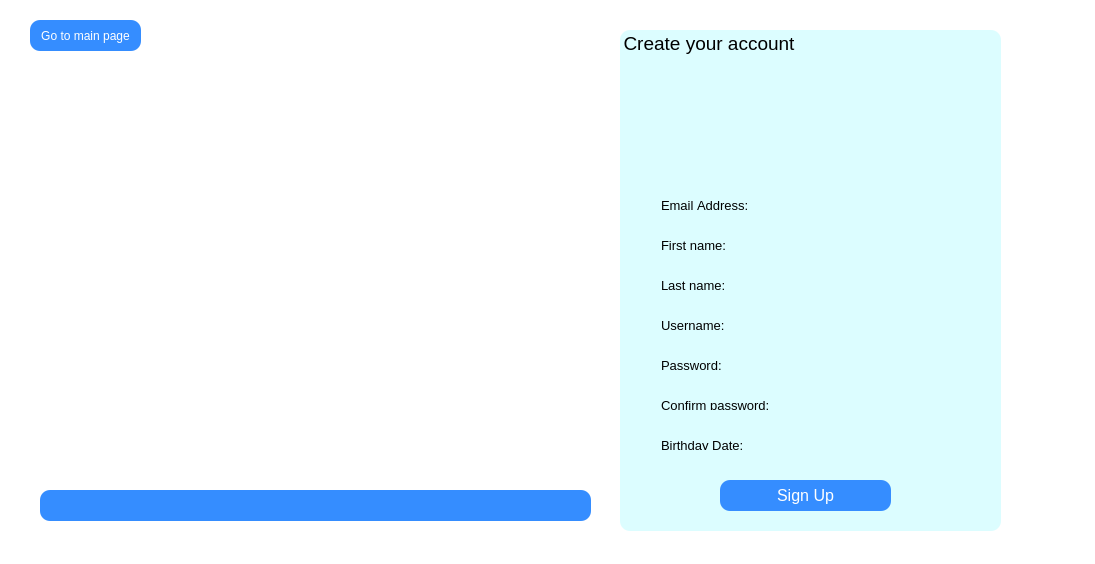
<?xml version="1.0" encoding="UTF-8"?>
<ui version="4.0">
 <class>Sign_Up</class>
 <widget class="QWidget" name="Sign_Up">
  <property name="geometry">
   <rect>
    <x>0</x>
    <y>0</y>
    <width>1095</width>
    <height>564</height>
   </rect>
  </property>
  <property name="windowTitle">
   <string>Sign_Up</string>
  </property>
  <property name="styleSheet">
   <string notr="true">background:rgb(255, 255, 255)</string>
  </property>
  <widget class="QGroupBox" name="groupBox">
   <property name="geometry">
    <rect>
     <x>620</x>
     <y>30</y>
     <width>381</width>
     <height>501</height>
    </rect>
   </property>
   <property name="font">
    <font>
     <pointsize>14</pointsize>
    </font>
   </property>
   <property name="styleSheet">
    <string notr="true">background-color: rgb(220, 253, 255);
border-radius: 10px;</string>
   </property>
   <property name="title">
    <string>Create your account</string>
   </property>
   <widget class="QWidget" name="layoutWidget">
    <property name="geometry">
     <rect>
      <x>30</x>
      <y>280</y>
      <width>311</width>
      <height>31</height>
     </rect>
    </property>
    <layout class="QHBoxLayout" name="horizontalLayout_4">
     <item>
      <widget class="QLabel" name="userNameLabel">
       <property name="font">
        <font>
         <pointsize>10</pointsize>
         <weight>50</weight>
         <bold>false</bold>
         <kerning>false</kerning>
        </font>
       </property>
       <property name="layoutDirection">
        <enum>Qt::LeftToRight</enum>
       </property>
       <property name="text">
        <string>Username: </string>
       </property>
       <property name="alignment">
        <set>Qt::AlignLeading|Qt::AlignLeft|Qt::AlignVCenter</set>
       </property>
      </widget>
     </item>
     <item>
      <widget class="QLineEdit" name="userNameText">
       <property name="styleSheet">
        <string notr="true">border-color:black</string>
       </property>
      </widget>
     </item>
    </layout>
   </widget>
   <widget class="QWidget" name="layoutWidget_2">
    <property name="geometry">
     <rect>
      <x>30</x>
      <y>320</y>
      <width>311</width>
      <height>31</height>
     </rect>
    </property>
    <layout class="QHBoxLayout" name="horizontalLayout_6">
     <item>
      <widget class="QLabel" name="passwordLabel">
       <property name="font">
        <font>
         <pointsize>10</pointsize>
         <weight>50</weight>
         <bold>false</bold>
         <kerning>false</kerning>
        </font>
       </property>
       <property name="layoutDirection">
        <enum>Qt::LeftToRight</enum>
       </property>
       <property name="text">
        <string>Password:  </string>
       </property>
       <property name="alignment">
        <set>Qt::AlignLeading|Qt::AlignLeft|Qt::AlignVCenter</set>
       </property>
      </widget>
     </item>
     <item>
      <widget class="QLineEdit" name="passwordText">
       <property name="styleSheet">
        <string notr="true">border-color:black</string>
       </property>
      </widget>
     </item>
    </layout>
   </widget>
   <widget class="QWidget" name="layoutWidget_3">
    <property name="geometry">
     <rect>
      <x>30</x>
      <y>360</y>
      <width>311</width>
      <height>31</height>
     </rect>
    </property>
    <layout class="QHBoxLayout" name="horizontalLayout_8">
     <item>
      <widget class="QLabel" name="confirmPasswordLabel">
       <property name="font">
        <font>
         <pointsize>10</pointsize>
         <weight>50</weight>
         <bold>false</bold>
         <kerning>false</kerning>
        </font>
       </property>
       <property name="layoutDirection">
        <enum>Qt::LeftToRight</enum>
       </property>
       <property name="text">
        <string>Confirm password:</string>
       </property>
       <property name="alignment">
        <set>Qt::AlignLeading|Qt::AlignLeft|Qt::AlignVCenter</set>
       </property>
      </widget>
     </item>
     <item>
      <widget class="QLineEdit" name="confirmPasswordText">
       <property name="styleSheet">
        <string notr="true">border-color:black</string>
       </property>
      </widget>
     </item>
    </layout>
   </widget>
   <widget class="QWidget" name="layoutWidget_4">
    <property name="geometry">
     <rect>
      <x>30</x>
      <y>160</y>
      <width>311</width>
      <height>31</height>
     </rect>
    </property>
    <layout class="QHBoxLayout" name="horizontalLayout_1">
     <item>
      <widget class="QLabel" name="emailLabel">
       <property name="font">
        <font>
         <pointsize>10</pointsize>
         <weight>50</weight>
         <bold>false</bold>
         <kerning>false</kerning>
        </font>
       </property>
       <property name="layoutDirection">
        <enum>Qt::LeftToRight</enum>
       </property>
       <property name="text">
        <string>Email Address:</string>
       </property>
       <property name="alignment">
        <set>Qt::AlignLeading|Qt::AlignLeft|Qt::AlignVCenter</set>
       </property>
      </widget>
     </item>
     <item>
      <widget class="QLineEdit" name="emailText">
       <property name="styleSheet">
        <string notr="true">border-color:black</string>
       </property>
       <property name="text">
        <string/>
       </property>
      </widget>
     </item>
    </layout>
   </widget>
   <widget class="QPushButton" name="signUpBtn">
    <property name="geometry">
     <rect>
      <x>100</x>
      <y>450</y>
      <width>171</width>
      <height>31</height>
     </rect>
    </property>
    <property name="font">
     <font>
      <pointsize>12</pointsize>
     </font>
    </property>
    <property name="cursor">
     <cursorShape>PointingHandCursor</cursorShape>
    </property>
    <property name="styleSheet">
     <string notr="true">QPushButton{
border-radius: 10px;
background-color:rgb(53, 141, 255);
color:rgb(255, 255, 255)
}
QPushButton:hover{
background-color:rgb(33, 81, 255)
}
QPushButton:pressed{
background-color:rgb(43, 107, 255)
}</string>
    </property>
    <property name="text">
     <string>Sign Up</string>
    </property>
   </widget>
   <widget class="QLabel" name="label">
    <property name="geometry">
     <rect>
      <x>130</x>
      <y>30</y>
      <width>141</width>
      <height>121</height>
     </rect>
    </property>
    <property name="text">
     <string/>
    </property>
    <property name="pixmap">
     <pixmap>../SignUpIcon.png</pixmap>
    </property>
    <property name="scaledContents">
     <bool>true</bool>
    </property>
   </widget>
   <widget class="QWidget" name="layoutWidget">
    <property name="geometry">
     <rect>
      <x>30</x>
      <y>200</y>
      <width>311</width>
      <height>31</height>
     </rect>
    </property>
    <layout class="QHBoxLayout" name="horizontalLayout_2">
     <item>
      <widget class="QLabel" name="firstNameLabel">
       <property name="font">
        <font>
         <pointsize>10</pointsize>
         <weight>50</weight>
         <bold>false</bold>
         <kerning>false</kerning>
        </font>
       </property>
       <property name="layoutDirection">
        <enum>Qt::LeftToRight</enum>
       </property>
       <property name="text">
        <string>First name:</string>
       </property>
       <property name="alignment">
        <set>Qt::AlignLeading|Qt::AlignLeft|Qt::AlignVCenter</set>
       </property>
      </widget>
     </item>
     <item>
      <widget class="QLineEdit" name="firstNameText"/>
     </item>
    </layout>
   </widget>
   <widget class="QWidget" name="layoutWidget">
    <property name="geometry">
     <rect>
      <x>30</x>
      <y>240</y>
      <width>311</width>
      <height>31</height>
     </rect>
    </property>
    <layout class="QHBoxLayout" name="horizontalLayout__3">
     <item>
      <widget class="QLabel" name="lastNameLabel">
       <property name="font">
        <font>
         <pointsize>10</pointsize>
         <weight>50</weight>
         <bold>false</bold>
         <kerning>false</kerning>
        </font>
       </property>
       <property name="layoutDirection">
        <enum>Qt::LeftToRight</enum>
       </property>
       <property name="text">
        <string>Last name:</string>
       </property>
       <property name="alignment">
        <set>Qt::AlignLeading|Qt::AlignLeft|Qt::AlignVCenter</set>
       </property>
      </widget>
     </item>
     <item>
      <widget class="QLineEdit" name="lastNameText">
       <property name="styleSheet">
        <string notr="true">border-color:black</string>
       </property>
      </widget>
     </item>
    </layout>
   </widget>
   <widget class="QWidget" name="layoutWidget_5">
    <property name="geometry">
     <rect>
      <x>30</x>
      <y>400</y>
      <width>311</width>
      <height>31</height>
     </rect>
    </property>
    <layout class="QHBoxLayout" name="horizontalLayout_7">
     <item>
      <widget class="QLabel" name="birthDateLabel">
       <property name="font">
        <font>
         <pointsize>10</pointsize>
         <weight>50</weight>
         <bold>false</bold>
         <kerning>false</kerning>
        </font>
       </property>
       <property name="layoutDirection">
        <enum>Qt::LeftToRight</enum>
       </property>
       <property name="text">
        <string>Birthday Date:</string>
       </property>
       <property name="alignment">
        <set>Qt::AlignLeading|Qt::AlignLeft|Qt::AlignVCenter</set>
       </property>
      </widget>
     </item>
     <item>
      <widget class="QLineEdit" name="birthDateText">
       <property name="styleSheet">
        <string notr="true">border-color:black</string>
       </property>
       <property name="inputMethodHints">
        <set>Qt::ImhDate</set>
       </property>
      </widget>
     </item>
    </layout>
   </widget>
  </widget>
  <widget class="QLabel" name="backgroundLabel">
   <property name="geometry">
    <rect>
     <x>0</x>
     <y>-10</y>
     <width>1111</width>
     <height>581</height>
    </rect>
   </property>
   <property name="text">
    <string/>
   </property>
   <property name="pixmap">
    <pixmap>../Sign_up_background.png</pixmap>
   </property>
   <property name="scaledContents">
    <bool>true</bool>
   </property>
  </widget>
  <widget class="QPushButton" name="backMainPageBtn">
   <property name="geometry">
    <rect>
     <x>30</x>
     <y>20</y>
     <width>111</width>
     <height>31</height>
    </rect>
   </property>
   <property name="cursor">
    <cursorShape>PointingHandCursor</cursorShape>
   </property>
   <property name="styleSheet">
    <string notr="true">QPushButton{
border-radius: 10px;
background-color:rgb(53, 141, 255);
color:rgb(255, 255, 255)
}
QPushButton:hover{
background-color:rgb(33, 81, 255)
}
QPushButton:pressed{
background-color:rgb(43, 107, 255)
}</string>
   </property>
   <property name="text">
    <string>Go to main page</string>
   </property>
  </widget>
  <widget class="QLabel" name="labelMessage">
   <property name="geometry">
    <rect>
     <x>40</x>
     <y>490</y>
     <width>551</width>
     <height>31</height>
    </rect>
   </property>
   <property name="styleSheet">
    <string notr="true">border-radius: 10px;
background-color:rgb(53, 141, 255);</string>
   </property>
   <property name="text">
    <string/>
   </property>
   <property name="alignment">
    <set>Qt::AlignCenter</set>
   </property>
  </widget>
  <zorder>backgroundLabel</zorder>
  <zorder>groupBox</zorder>
  <zorder>backMainPageBtn</zorder>
  <zorder>labelMessage</zorder>
 </widget>
 <layoutdefault spacing="6" margin="11"/>
 <resources/>
 <connections/>
</ui>
